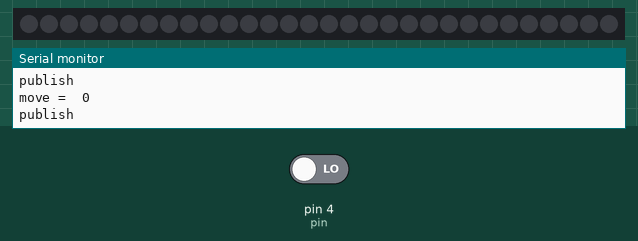
Simulated run of this sketch. Board: Arduino Uno, built with avr-gcc and run on an emulated ATmega328P. On the bench: 30 RGB LEDs in strip order, left to right, the last lines printed to the serial monitor. The inputs (shaded band) are chosen by the test bench; at power-on: pin 4 (pin) LOW. Dim RGB values are drawn brighter than linear; WiFi joins after 1.5 s; servers stay silent unless stated; no MQTT or app messages arrive unless stated.

Above: at 1.2 s.
1.3 s: pin 4 (pin) driven HIGH
At 1.52 s:
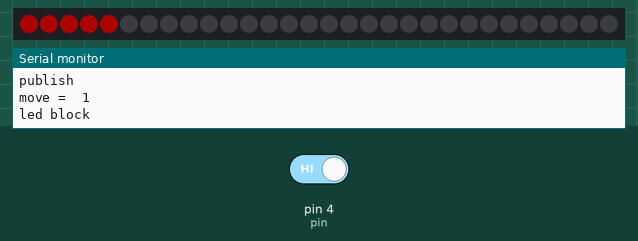
At 6.3 s:
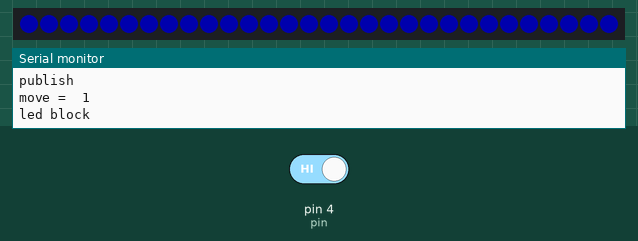

Measured:
- after the input at 1.3 s, the LEDs: first change at once (image 1 shows a later state)

The sketch:

led-for-tv.ino
```cpp
#include <SPI.h>                 // Библиотека SPI шины
#include <UIPEthernet.h>          // Ethernet библиотека
#include <PubSubClient.h>        // Библиотека MQTT

// =================================
#include <Adafruit_NeoPixel.h>
#ifdef __AVR__
 #include <avr/power.h> // Required for 16 MHz Adafruit Trinket
#endif
#define LED_PIN    3
#define LED_COUNT 30
Adafruit_NeoPixel strip(LED_COUNT, LED_PIN, NEO_GRB + NEO_KHZ800);

void colorWipe(uint32_t color, int wait) {
  for(int i=0; i<strip.numPixels(); i++) { // For each pixel in strip...
    strip.setPixelColor(i, color);         //  Set pixel's color (in RAM)
    strip.show();                          //  Update strip to match
    delay(wait);                           //  Pause for a moment
  }
}


// ==================================
int sensorValue = 0;
#define pin 4
#define LedPin 13

byte mac[]    = { 0x00, 0xBB, 0xBB, 0xCC, 0xDA, 0x02 };
IPAddress ip{192,168,88,203};
IPAddress server{192,168,88,206};

void callback(char* topic, byte* payload, unsigned int length);

EthernetClient ethClient;
PubSubClient client(server, 1883, callback, ethClient);

void callback(char* topic, byte* payload, unsigned int length)
{
  client.publish("data/badroom/nightstand/HCSR501", payload, length);
}

void setup() {
  // ===================
#if defined(__AVR_ATtiny85__) && (F_CPU == 16000000)
  clock_prescale_set(clock_div_1);
#endif
  strip.begin();           // INITIALIZE NeoPixel strip object (REQUIRED)
  strip.show();            // Turn OFF all pixels ASAP
  strip.setBrightness(50); // Set BRIGHTNESS to about 1/5 (max = 255)
  // ===================


  Serial.begin(9600);
  Ethernet.begin(mac, ip);
}

void loop() {
  strip.show();
  digitalWrite(LedPin,LOW);
  int sensorValue = digitalRead(pin);
  Serial.print("move =  ");
  Serial.println(sensorValue);


  if(isnan(sensorValue))
  {
    Serial.println("Failed to read from MQ-2");  // Не удалось прочитать
  }
  else
  {
    if(sensorValue == 1){
      Serial.print("led block ");
      colorWipe(strip.Color(255,   0,   0), 50); // Red
      colorWipe(strip.Color(  0, 255,   0), 50); // Green
      colorWipe(strip.Color(  0,   0, 255), 50); // Blue
      delay(4000);
      strip.clear();
      strip.show();
      //delay(10000); //sleep 1 min
   }
    if (client.connect("hcClient", "", ""))
      {
      //static char char_hc[10];
      //dtostrf(sensorValue, 3, 0, char_hc);
      Serial.println("publish");
      //digitalWrite(LedPin, HIGH);
      //client.publish("data/badroom/nightstand/HCSR501", char_hc);
      client.publish("data/badroom/nightstand/HCSR501", sensorValue ? "1" : "0");
      client.disconnect();
      //delay(10000); //sleep 1 min
      }
  else {
    //digitalWrite(LedPin,LOW);
    Serial.println("disconnect");}
  }
}
```
